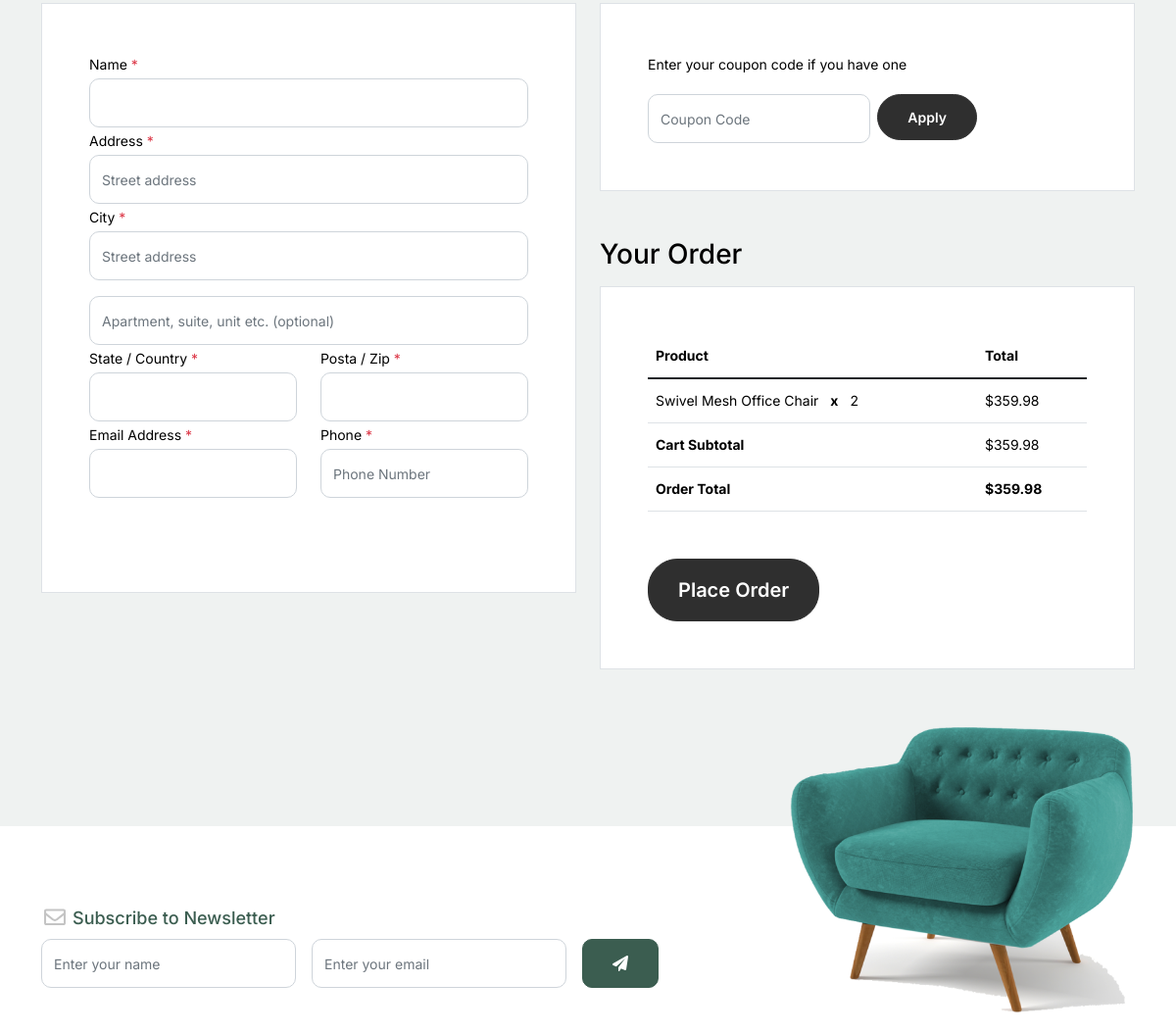
The page /checkout/ (middle part) on the database as committed earlier.
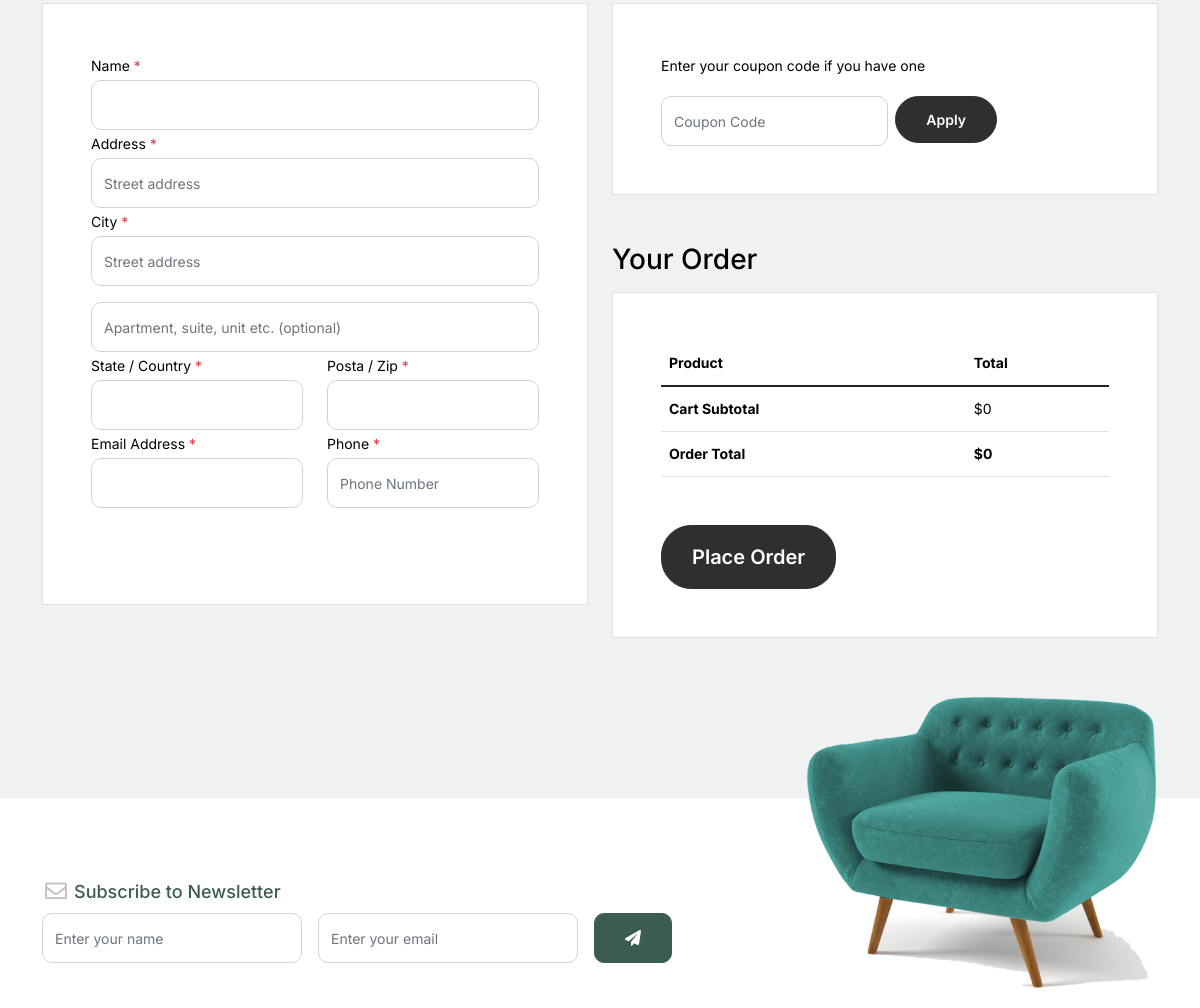
The same page on the database as committed later.
### shop/models.py (models this page shows, shortened)
class CartItem(models.Model):
    cart = models.ForeignKey(Cart, on_delete=models.CASCADE, related_name='items')
    product = models.ForeignKey(Product, on_delete=models.CASCADE)
    quantity = models.PositiveIntegerField(default=1)
    def total_price(self):
        return self.quantity * self.product.price

class Product(models.Model):
    name = models.CharField(max_length=200)
    slug = AutoSlugField(populate_from='name', unique=True)
    subcategory = models.ForeignKey(Subcategory, on_delete=models.CASCADE, related_name='products')
    description = models.TextField()
    price = models.DecimalField(max_digits=10, decimal_places=2)
    image = models.ImageField(upload_to='products/')
    stock = models.PositiveIntegerField()
    available = models.BooleanField(default=True)
    created_at = models.DateTimeField(auto_now_add=True)
    updated_at = models.DateTimeField(auto_now=True)

### shop/views.py (the view, shortened to what this page needs)
# urls.py: path('checkout/', checkout, name='checkout'),
def checkout(request):
    return render_checkout_page(request, CustomerForm())

### shop/forms.py
class CustomerForm(forms.ModelForm):
    class Meta:
        model = Customer
        fields = ['name', 'email', 'mobile', 'address', 'city', 'state', 'zip_code']

### shop/context_processors.py (called while the page is built)
def cart_item_count(request):
    if request.user.is_authenticated:
        cart, created = Cart.objects.get_or_create(user=request.user)
        return {'cart_item_count': cart.items.count()}
    return {'cart_item_count': 0}

### shop/views.py (called while the page is built)
def render_checkout_page(request, form):
    if request.user.is_authenticated:
        cart = get_object_or_404(Cart, user=request.user)
    else:
        cart = get_object_or_404(Cart, session_key=request.session.session_key)
    cart_items = cart.items.all()
    total_price = sum(item.total_price() for item in cart_items)
    context = {
        'cart_items': cart_items,
        'total_price': total_price,
        'form': form,
    }
    return render(request, 'checkout.html', context)

### shop/templates/checkout.html (shortened to what the changed rows need)
{% extends "base.html" %}
{% load static %}
{% block content %}
<div class="untree_co-section">
  <div class="container">
    <form method='post' class="row">
      <div class="col-md-6">
        <div class="row mb-5">
          <div class="col-md-12">
            <h2 class="h3 mb-3 text-black">Your Order</h2>
            <div class="p-3 p-lg-5 border bg-white">
              <table class="table site-block-order-table mb-5">
                <thead>
                  <th>Product</th>
                  <th>Total</th>
                </thead>
                <tbody>
                {% for item in  cart_items %}
                <tr>
                    <td> {{item.product.name}} <strong class="mx-2">x</strong> {{item.quantity}} </td>
                    <td>${{item.total_price}} </td>
                  </tr>
                {% endfor %}
                  <tr>
                    <td class="text-black font-weight-bold">
                      <strong>Cart Subtotal</strong>
                    </td>
                    <td class="text-black">${{total_price}} </td>
                  </tr>
                  <tr>
                    <td class="text-black font-weight-bold">
                      <strong>${{total_price}}</strong>
                    </td>
                  </tr>
                </tbody>
              </table>
            </div>
          </div>
        </div>
      </div>
    </form>
  </div>
</div>
{% endblock content %}

Rows that differ between the two databases and show on the page:
removed CartItem: product.name "Swivel Mesh Office Chair", quantity "2", total_price "359.98"
Other text that changed with them:
{{ total_price }}: "359.98" → "0"
